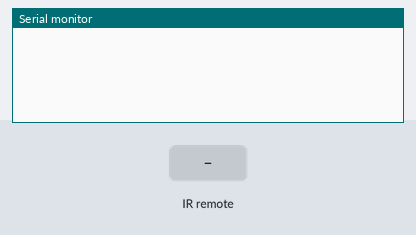
The program below on a simulated Teensy 3. Parts: the last lines printed to the serial monitor. The test bench sets the inputs (shaded band).

Above: at 1.2 s.
1.3 s: infrared code 0x807F received
At 2.0 s:
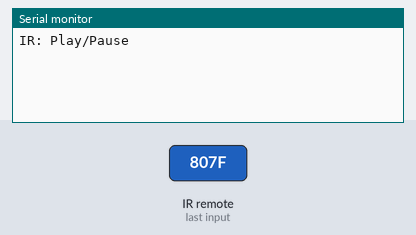
2.8 s: infrared code 0x40BF received
At 3.1 s:
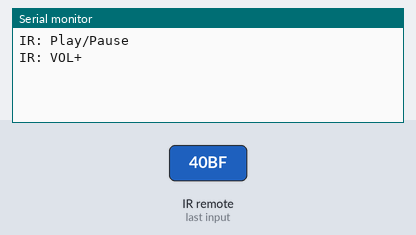
4.3 s: infrared code 0x20DF received
At 5.4 s:
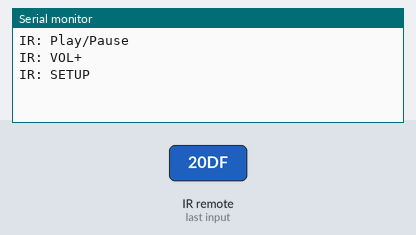
5.8 s: infrared code 0xA05F received
At 6.6 s:
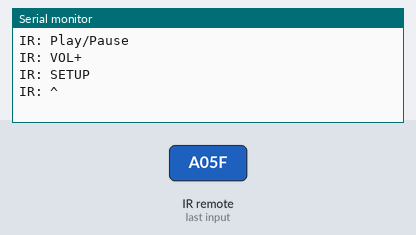
7.3 s: infrared code 0x609F received
At 7.7 s:
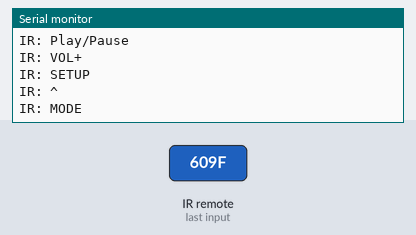
8.8 s: infrared code 0x10EF received
At 10.1 s:
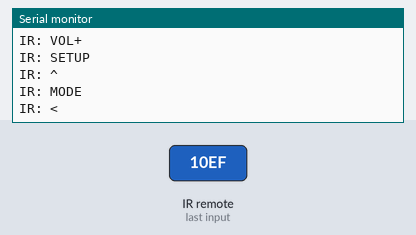

Measured:
- after the input at 1.3 s, the serial monitor: prints a new line at once (image 1)
- after the input at 2.8 s, the serial monitor: prints a new line at once (image 2)
- after the input at 4.3 s, the serial monitor: prints a new line at once (image 3)
- after the input at 5.8 s, the serial monitor: prints a new line at once (image 4)
- after the input at 7.3 s, the serial monitor: prints a new line at once (image 5)
- after the input at 8.8 s, the serial monitor: prints a new line at once (image 6)

The program:

main.cpp
```cpp
#include <Arduino.h>
#include <IRremote.h>

#define COMM_SERIAL Serial
#define IR_RECEIVER_PIN 2

IRrecv irrecv(IR_RECEIVER_PIN);

decode_results irresults;
bool ir_result_available = false;
uint8_t ir_type = 0;
uint16_t ir_value = 0;
uint16_t prev_ir_value = 0;

void setup_IR()
{
    irrecv.enableIRIn();
    irrecv.blink13(false);
}

bool read_IR()
{
    if (irrecv.decode(&irresults)) {
        ir_result_available = true;
        ir_type = irresults.decode_type;
        prev_ir_value = ir_value;
        ir_value = irresults.value;
        irrecv.resume(); // Receive the next value
        return true;
    }
    else {
        return false;
    }
}

void setup()
{
    COMM_SERIAL.begin(9600);
    setup_IR();
}

void loop()
{
    if (read_IR()) {
        if (!ir_result_available) {
            return;
        }

        if (ir_value == 0xffff) {  // 0xffff means repeat last command
            ir_value = prev_ir_value;
        }

        switch (ir_value) {
            case 0x00ff: COMM_SERIAL.println("IR: VOL-"); break;  // VOL-
            case 0x807f: COMM_SERIAL.println("IR: Play/Pause"); break;  // Play/Pause
            case 0x40bf: COMM_SERIAL.println("IR: VOL+"); break;  // VOL+
            case 0x20df: COMM_SERIAL.println("IR: SETUP"); break;  // SETUP
            case 0xa05f: COMM_SERIAL.println("IR: ^"); break;  // ^
            case 0x609f: COMM_SERIAL.println("IR: MODE"); break;  // MODE
            case 0x10ef: COMM_SERIAL.println("IR: <"); break;  // <
            case 0x906f: COMM_SERIAL.println("IR: ENTER"); break;  // ENTER
            case 0x50af: COMM_SERIAL.println("IR: >"); break;  // >
            case 0x30cf: COMM_SERIAL.println("IR: 0 10+"); break;  // 0 10+
            case 0xb04f: COMM_SERIAL.println("IR: v"); break;  // v
            case 0x708f: COMM_SERIAL.println("IR: Del"); break;  // Del
            case 0x08f7: COMM_SERIAL.println("IR: 1"); break;  // 1
            case 0x8877: COMM_SERIAL.println("IR: 2"); break;  // 2
            case 0x48B7: COMM_SERIAL.println("IR: 3"); break;  // 3
            case 0x28D7: COMM_SERIAL.println("IR: 4"); break;  // 4
            case 0xA857: COMM_SERIAL.println("IR: 5"); break;  // 5
            case 0x6897: COMM_SERIAL.println("IR: 6"); break;  // 6
            case 0x18E7: COMM_SERIAL.println("IR: 7"); break;  // 7
            case 0x9867: COMM_SERIAL.println("IR: 8"); break;  // 8
            case 0x58A7: COMM_SERIAL.println("IR: 9"); break;  // 9

        }
        // String decode_type;
        // if (irresults->decode_type == NEC) {
        //     decode_type = "NEC";
        // } else if (irresults->decode_type == SONY) {
        //     decode_type = "SONY";
        // } else if (irresults->decode_type == RC5) {
        //     decode_type = "RC5";
        // } else if (irresults->decode_type == RC6) {
        //     decode_type = "RC6";
        // } else if (irresults->decode_type == UNKNOWN) {
        //     decode_type = "???";
        // }

        ir_result_available = false;
        ir_type = 0;
        ir_value = 0;
    }

}
```
